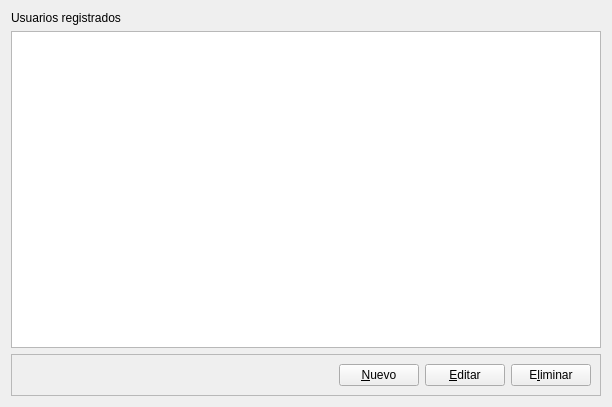
<?xml version="1.0" encoding="UTF-8"?>
<ui version="4.0">
 <class>AdminUsers</class>
 <widget class="QWidget" name="AdminUsers">
  <property name="geometry">
   <rect>
    <x>0</x>
    <y>0</y>
    <width>612</width>
    <height>407</height>
   </rect>
  </property>
  <property name="windowTitle">
   <string>Form</string>
  </property>
  <layout class="QVBoxLayout" name="verticalLayout">
   <item>
    <widget class="QLabel" name="label">
     <property name="text">
      <string>Usuarios registrados</string>
     </property>
    </widget>
   </item>
   <item>
    <widget class="QTableView" name="tableUsers">
     <property name="cursor" stdset="0">
      <cursorShape>PointingHandCursor</cursorShape>
     </property>
     <property name="editTriggers">
      <set>QAbstractItemView::NoEditTriggers</set>
     </property>
     <property name="tabKeyNavigation">
      <bool>false</bool>
     </property>
     <property name="showDropIndicator" stdset="0">
      <bool>false</bool>
     </property>
     <property name="dragDropOverwriteMode">
      <bool>false</bool>
     </property>
     <property name="selectionBehavior">
      <enum>QAbstractItemView::SelectRows</enum>
     </property>
     <attribute name="horizontalHeaderMinimumSectionSize">
      <number>20</number>
     </attribute>
    </widget>
   </item>
   <item>
    <widget class="QFrame" name="frame">
     <property name="frameShape">
      <enum>QFrame::StyledPanel</enum>
     </property>
     <property name="frameShadow">
      <enum>QFrame::Raised</enum>
     </property>
     <layout class="QHBoxLayout" name="horizontalLayout">
      <item>
       <spacer name="horizontalSpacer">
        <property name="orientation">
         <enum>Qt::Horizontal</enum>
        </property>
        <property name="sizeHint" stdset="0">
         <size>
          <width>40</width>
          <height>20</height>
         </size>
        </property>
       </spacer>
      </item>
      <item>
       <widget class="QPushButton" name="nuevo_button">
        <property name="text">
         <string>&amp;Nuevo</string>
        </property>
       </widget>
      </item>
      <item>
       <widget class="QPushButton" name="editar_button">
        <property name="text">
         <string>&amp;Editar</string>
        </property>
       </widget>
      </item>
      <item>
       <widget class="QPushButton" name="eliminar_button">
        <property name="text">
         <string>E&amp;liminar</string>
        </property>
       </widget>
      </item>
     </layout>
    </widget>
   </item>
  </layout>
 </widget>
 <resources/>
 <connections/>
</ui>
